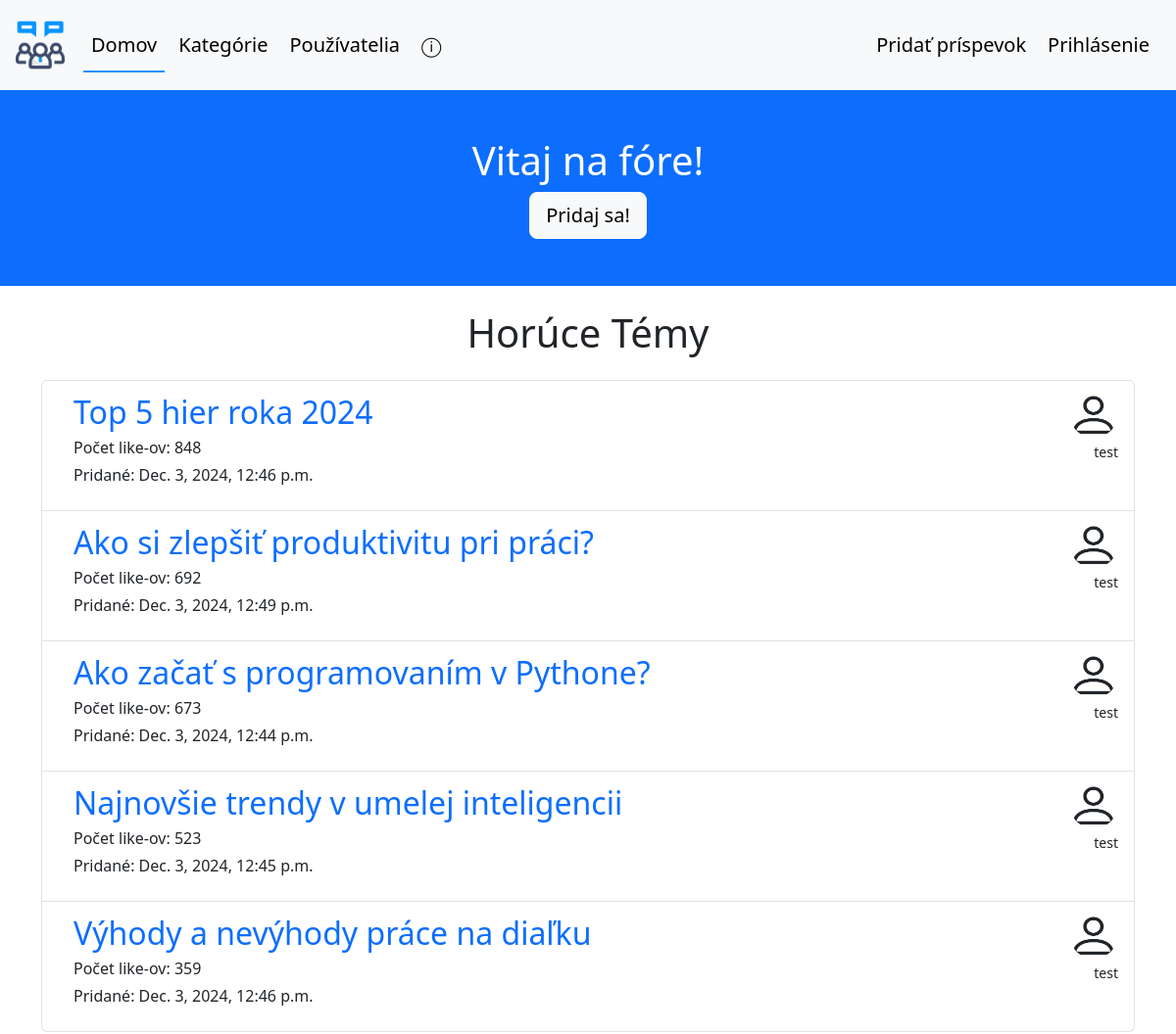
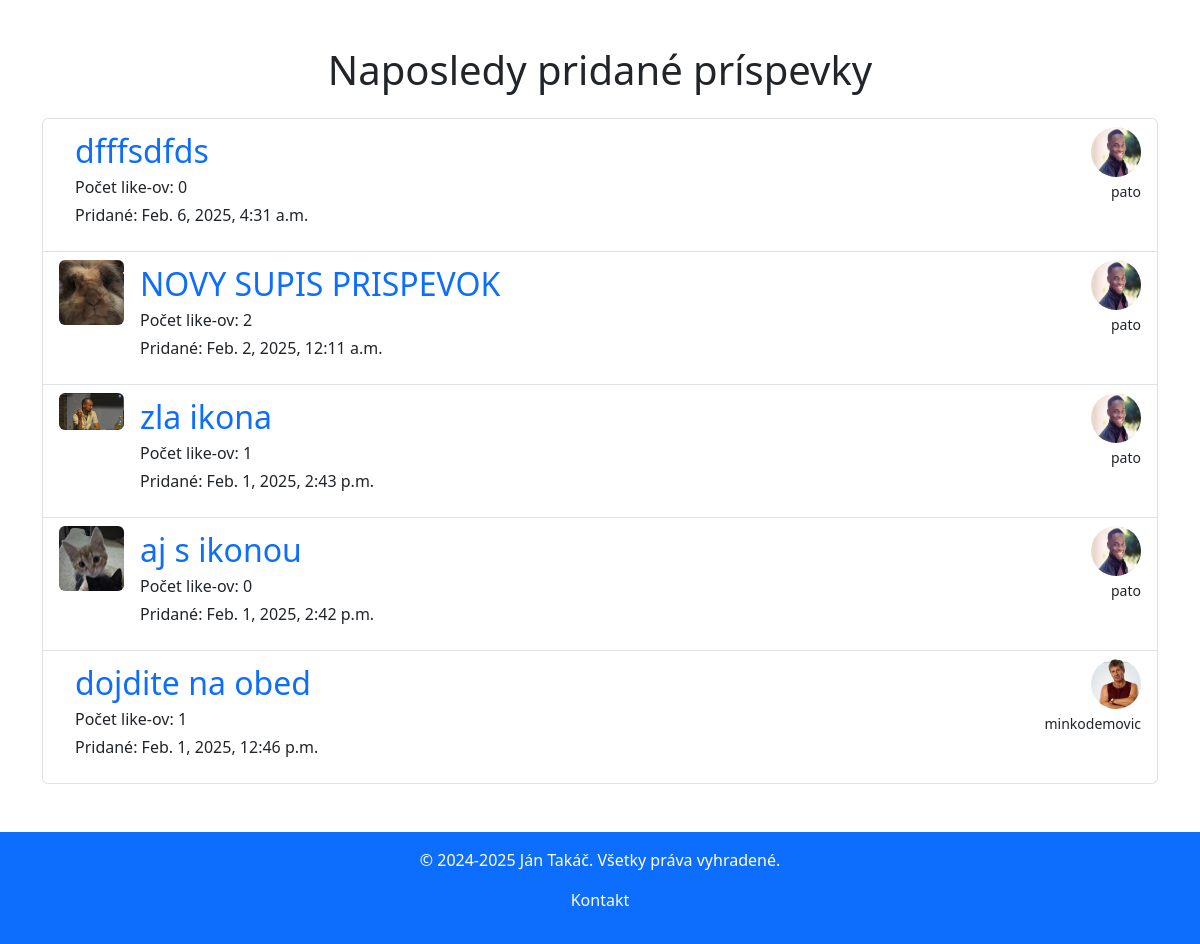
The app's page /, older data (2 pictures, top to bottom).
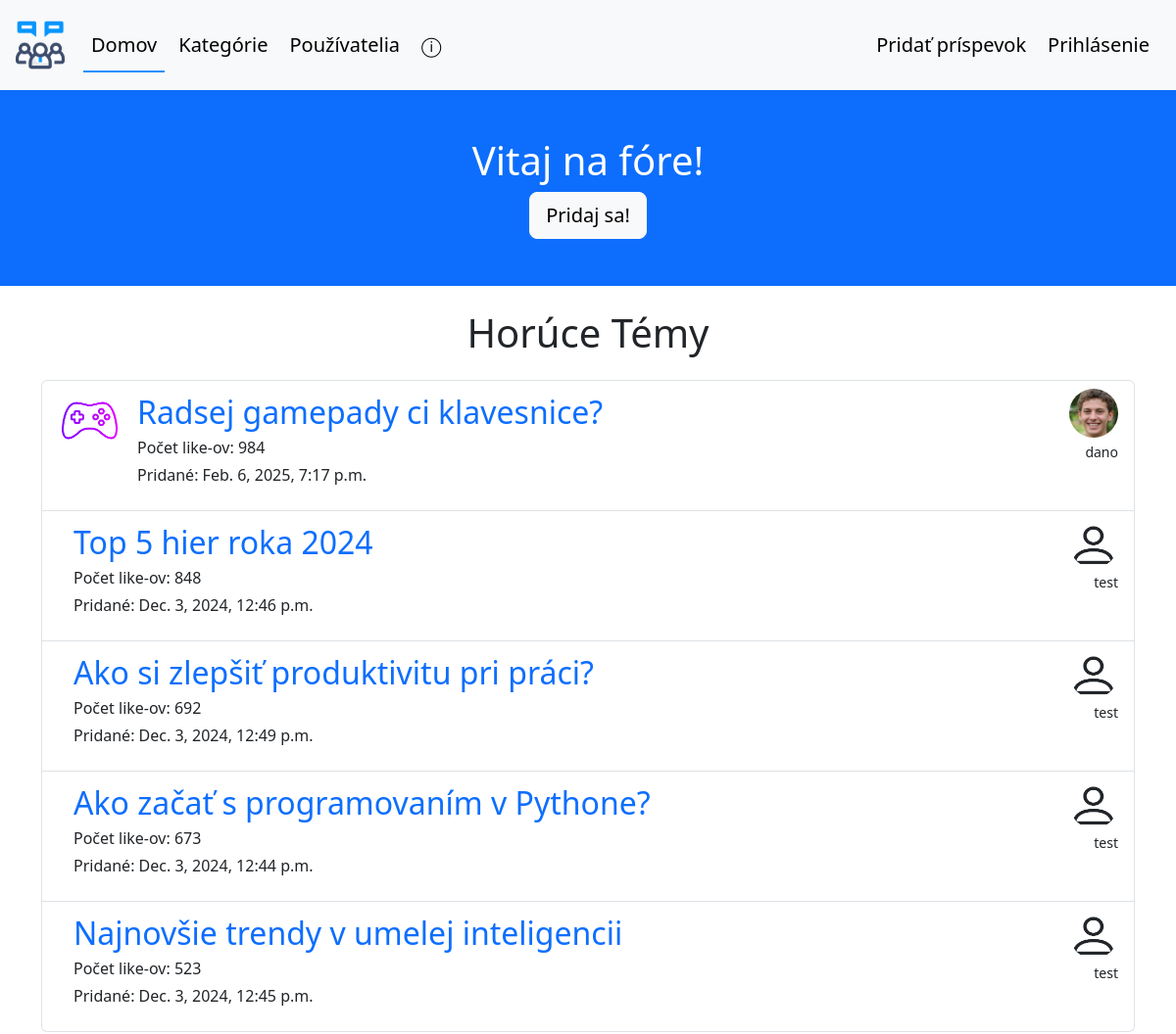
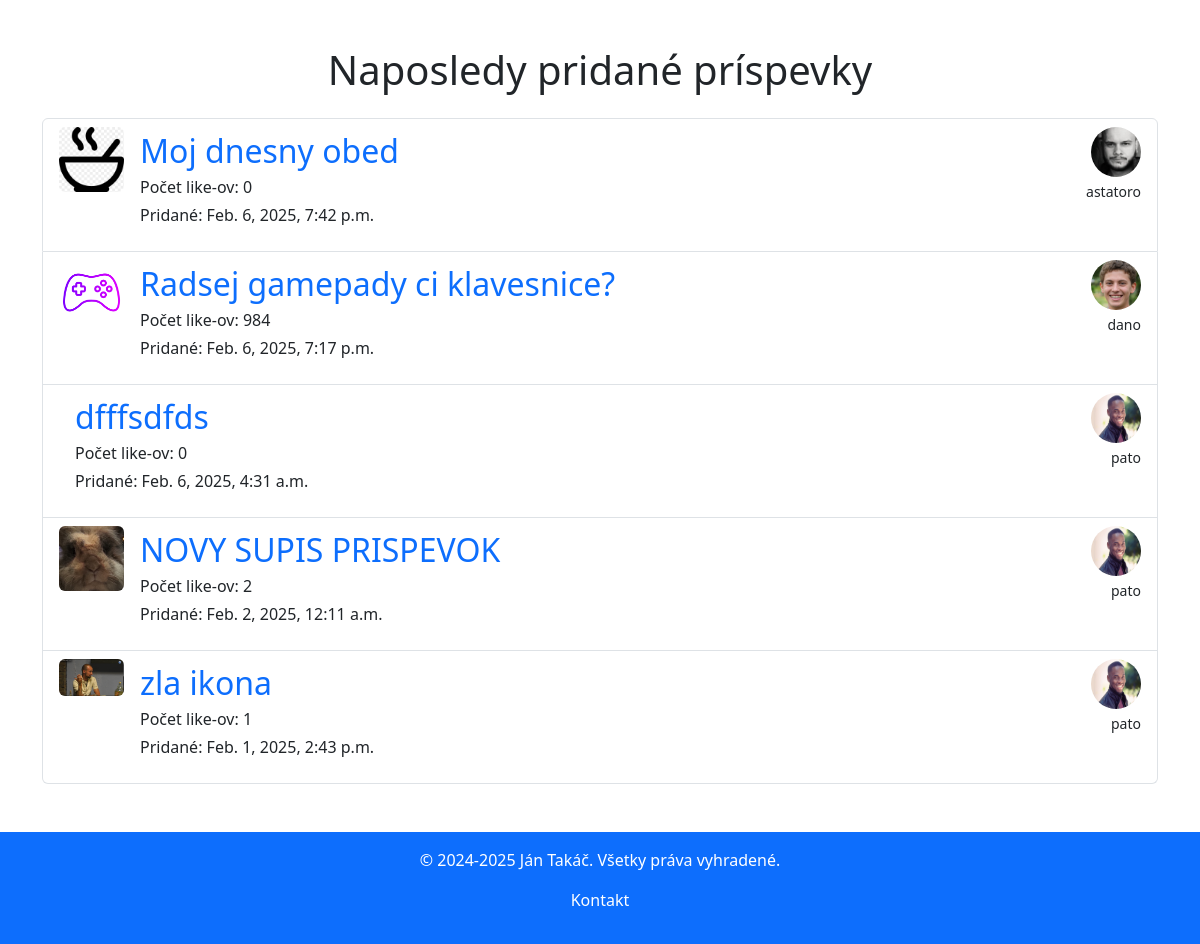
The same page, newer data (2 pictures, top to bottom).
### forum/models.py (models this page shows, shortened)
class Post(models.Model):
    title = models.CharField(max_length=255)
    created_at = models.DateTimeField(auto_now_add=True)
    created_by = models.ForeignKey(User, on_delete=models.CASCADE)
    like_count = models.PositiveIntegerField(default=0)
    content = models.TextField()
    category = models.CharField(max_length=50, default='other', null=False, blank=True)
    icon = models.ImageField(upload_to='post_pics', null=True, blank=True)
    def get_absolute_url(self):
        return reverse('forum:post_detail', args=[str(self.id)])

class Profile(models.Model):
    user = models.OneToOneField(User, on_delete=models.CASCADE, related_name='profile')
    image = models.ImageField(default='pf_pics/default.png', upload_to='pf_pics', null=False, blank=True)
    country = models.CharField(max_length=50, null=True, blank=True)
    bio = models.TextField(max_length=150, null=True, blank=True)

### forum/views.py (the view)
# urls.py: path('', views.index_view, name='index'),
def index_view(request):
    most_liked_posts = Post.objects.all().order_by('-like_count')[:5]
    most_liked_profiles = [Profile.objects.get(user_id=post.created_by_id) for post in most_liked_posts]
    most_liked_tuples = list(zip(most_liked_posts, most_liked_profiles))
    most_recent_posts = Post.objects.all().order_by('-created_at')[:5]
    most_recent_profiles = [Profile.objects.get(user_id=post.created_by_id) for post in most_recent_posts]
    most_recent_tuples = list(zip(most_recent_posts, most_recent_profiles))
    return render(request, 'forum/index.html', {
        'most_liked_tuples': most_liked_tuples,
        'most_recent_tuples': most_recent_tuples,
    })

### forum/templates/forum/index.html (shortened to what this page needs)
{% extends 'forum/base.html' %}
{% block home_active %}active{% endblock %}
{% block content %}
<div class="container-fluid bg-primary text-white text-center py-5">
    {% if user.is_authenticated %}
        <h1>Vitaj späť {{ user.username }}!</h1>
    {% else %}
        <h1>Vitaj na fóre!</h1>
        <a href="{% url 'forum:register' %}" class="btn btn-light btn-lg">Pridaj sa!</a>
    {% endif %}
</div>
<div class="container">
    {% include 'forum/partials/filtered_posts_list.html' with title="Horúce Témy" posts_profiles=most_liked_tuples%}
    {% include 'forum/partials/filtered_posts_list.html' with title="Naposledy pridané príspevky" posts_profiles=most_recent_tuples %}
</div>
{% endblock %}

### forum/templates/forum/partials/filtered_posts_list.html
<div class="mt-4 my-5">
    <h1 class="text-center mb-4">{{ title }}</h1>
    <div class="list-group">
        {% if posts_profiles %}
            {% for post, profile in posts_profiles %}
                <li class="list-group-item list-group-item-action position-relative">
                    <div class="d-flex align-items-start h-100">
                        {% if post.icon %}
                        <div class="flex-shrink-0">
                            <img src="{{ post.icon.url }}"
                                 width="65"
                                 alt="post_icon"
                                 class="h-auto rounded">
                        </div>
                        {% endif %}
                        <div class="flex-grow-1 ms-3 overflow-hidden">
                            <a href="{{ post.get_absolute_url }}" class="fs-2 text-decoration-none">{{ post.title }}</a>
                            <p class="mb-1">Počet like-ov: {{ post.like_count }}</p>
                            <p>Pridané: {{ post.created_at }}</p>
                        </div>
                        <div class="text-end">
                            <img src="{{ profile.image.url }}"
                                 width="50"
                                 height="50"
                                 alt="last_created_by"
                                 class="rounded-circle">
                            <p class="mt-1 mb-0 small">{{ profile.user.username }}</p>
                        </div>
                    </div>
                </li>
            {% endfor %}
        {% else %}
            <p>Žiaden príspevok nespadá do vybratej kategórie</p>
        {% endif %}
    </div>
</div>

Row changes from the older to the newer data that the page shows:
no longer on this page (row unchanged): Post: title "Výhody a nevýhody práce na diaľku", like_count "359", created_at "Dec. 3, 2024, 12:46 p.m.", image (placeholder picture), user.username "test"
no longer on this page (row unchanged): Post: icon (picture), title "aj s ikonou", like_count "0", created_at "Feb. 1, 2025, 2:42 p.m.", image (picture), user.username "pato"
no longer on this page (row unchanged): Post: title "dojdite na obed", like_count "1", created_at "Feb. 1, 2025, 12:46 p.m.", image (picture), user.username "minkodemovic"
added Post: icon (picture), title "Radsej gamepady ci klavesnice?", like_count "984", created_at "Feb. 6, 2025, 7:17 p.m.", image (picture), user.username "dano"
added Post: icon (picture), title "Moj dnesny obed", like_count "0", created_at "Feb. 6, 2025, 7:42 p.m.", image (picture), user.username "astatoro"
